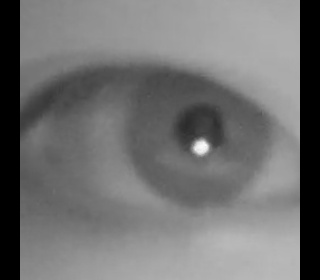
#> input picture Train/109/109_1_0.jpg, 320 x 280 px; its folder holds only this picture in this run
$ python resize.py
#> lines starting #> are read from the running program, lines starting #| are printed output that depends on the picture
import cv2
import os
import numpy as np

images = os.listdir("109")
i = 0
for image in images:
  img = cv2.imread("109/"+image)
#> img is the input picture: shape (280, 320, 3); min 0, max 253, mean 113.9
  img = cv2.resize(img,(280,280))
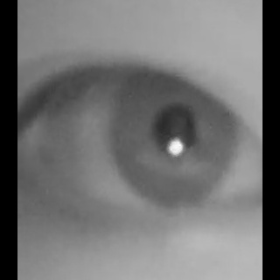
#> img: shape (280, 280, 3); min 0, max 252, mean 114
  img_copy = np.zeros((280,320,3), np.uint8)
  img_copy[0:280,20:300] = img
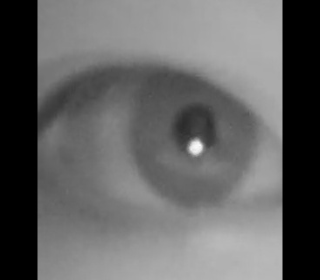
#> img_copy: shape (280, 320, 3); min 0, max 252, mean 99.7
  cv2.imwrite("109/109_1_{}.jpg".format(i),img_copy)
  i = i+1
  print(img.shape)
#| (280, 280, 3)

$ run again, on Train/109/109_1_4.jpg
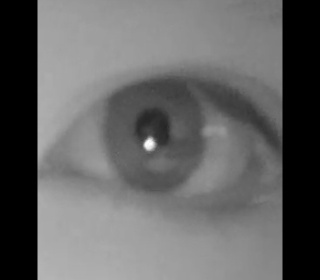
#> input picture Train/109/109_1_4.jpg, 320 x 280 px
#> img is the input picture: shape (280, 320, 3); min 0, max 255, mean 100.3
#> `img = cv2.resize(img,(280,280))`:
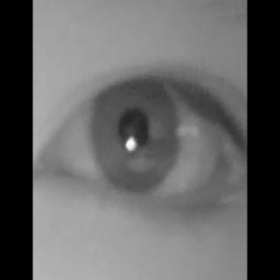
#> img: shape (280, 280, 3); min 0, max 255, mean 100.3
#> `img_copy[0:280,20:300] = img`:
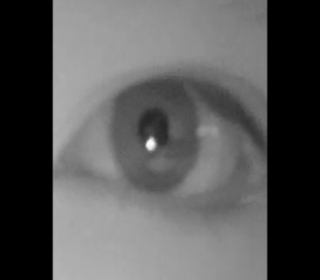
#> img_copy: shape (280, 320, 3); min 0, max 255, mean 87.8
#| (280, 280, 3)

$ run again, on Train/109/109_1_3.jpg
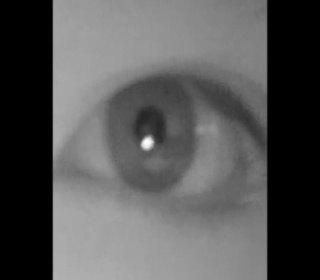
#> input picture Train/109/109_1_3.jpg, 320 x 280 px
#> img is the input picture: shape (280, 320, 3); min 0, max 252, mean 86.2
#> `img = cv2.resize(img,(280,280))`:
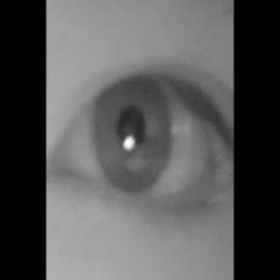
#> img: shape (280, 280, 3); min 0, max 251, mean 86.3
#> `img_copy[0:280,20:300] = img`:
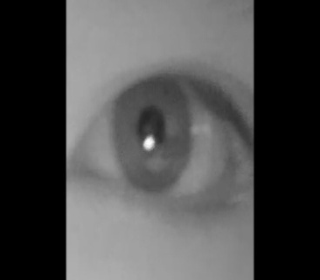
#> img_copy: shape (280, 320, 3); min 0, max 251, mean 75.5
#| (280, 280, 3)
